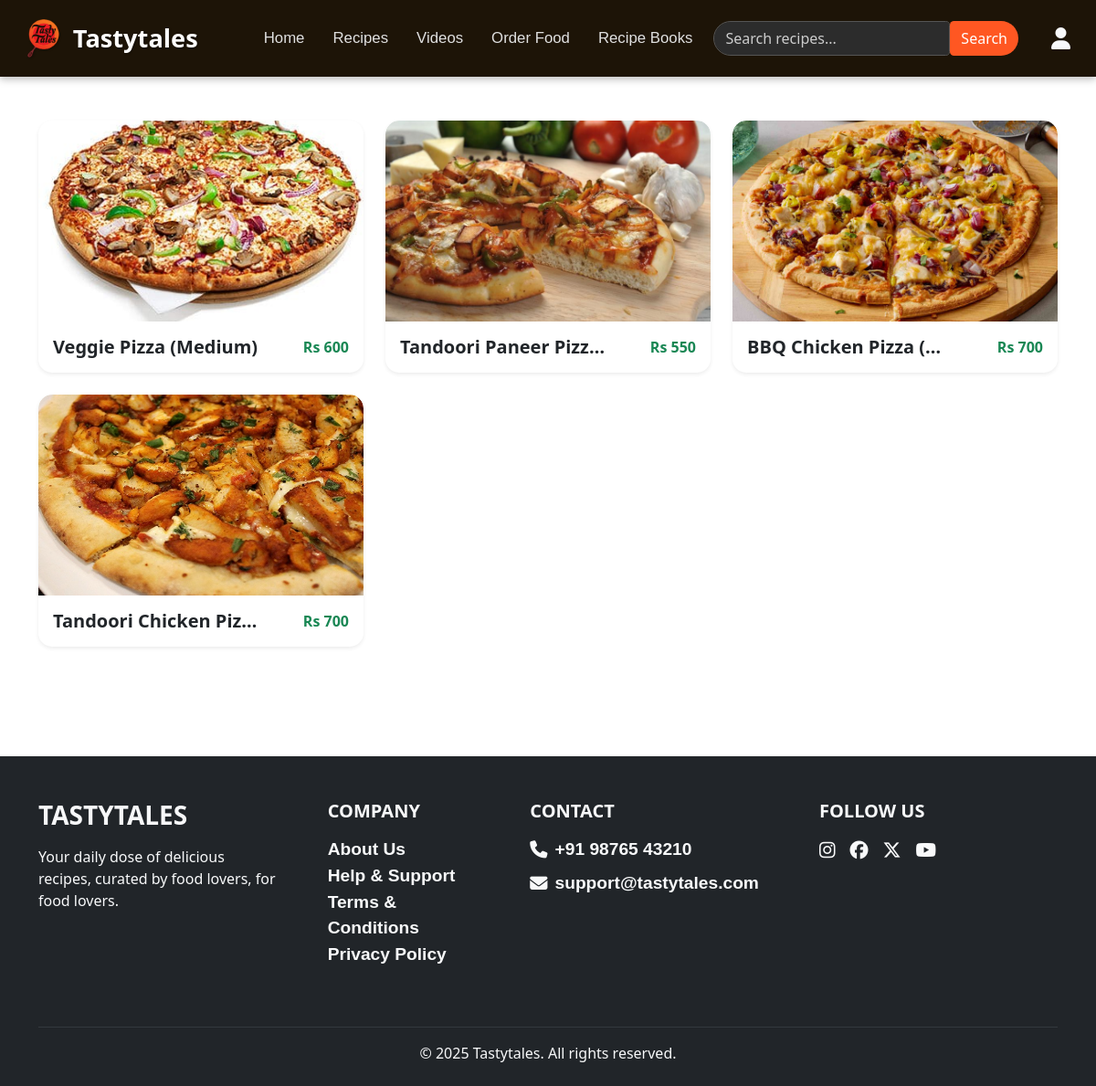
The page /pizza on the database its author committed.
### recipeproject/models.py (models this page shows)
class recipes(models.Model):
    foodname = models.CharField(max_length=255)
    foodimg = models.ImageField()
    foodinfo = models.TextField( default="No information available")
    foodprice = models.IntegerField(null=True,blank=True)
    videoSrc = models.URLField(null=True,blank=True,max_length=500)
    category = models.CharField(choices=allProducts, max_length=255)

### recipeproject/views.py (the view)
# urls.py: path('pizza',views.pizza),
def pizza(req):
    a = recipes.objects.filter(category='pizza').values()
    cl = list(a)
    return render(req,'pizza.html',context={'data':cl})

### recipeproject/templates/pizza.html (shortened to what this page needs)
{% load static %}
<!DOCTYPE html>
<html lang="en">
<head>
 <link href="https://cdn.jsdelivr.net/npm/bootstrap@5.3.3/dist/css/bootstrap.min.css" rel="stylesheet">
    <link rel="stylesheet" href="https://cdnjs.cloudflare.com/ajax/libs/font-awesome/6.6.0/css/all.min.css" />
     <link rel="stylesheet" href="{% static 'style.css' %}">
</head>
<body>
  <nav class="navbar navbar-expand-lg sticky-top py-3 px-3">
  <div class="container-fluid">
    <a class="navbar-brand" href="/">
      <img src="{% static 'src/logo-removebg-preview (2).png' %}" alt="Logo">
      Tastytales
    </a>
   <div class="collapse navbar-collapse d-none d-lg-flex justify-content-end align-items-center w-100">
      <ul class="navbar-nav me-auto ms-5">
        <li class="nav-item"><a class="nav-link" href="/">Home</a></li>
        <li class="nav-item"><a class="nav-link" href="/recipe">Recipes</a></li>
        <li class="nav-item"><a class="nav-link" href="/video">Videos</a></li>
        <li class="nav-item"><a class="nav-link" href="/orderfood">Order Food</a></li>
        <li class="nav-item"><a class="nav-link" href="/books">Recipe Books</a></li>
      </ul>
      <form class="d-flex search-form" id="searchf">
        <input class="form-control search-input" type="search" placeholder="Search recipes..." id="searchs">
        <button class="btn search-button" type="submit" id="searchb">Search</button>
      </form>
      <a href="/profile" class="user-icon ms-3"><i class="fa-solid fa-user"></i></a>
    </div>
  </div>
</nav>
  <div class="container py-5">
    <div class="row">
          {%for i in data%}
      <div class="col-md-4 col-sm-6 mb-4">
        <div class="card food-card border-0 shadow-sm">
          <a href="ordershow/{{i.id}}" class="text-decoration-none text-dark">
            <img src="{% static 'webimg/' %}{{ i.foodimg }}" class="card-img-top food-img" alt="Burger">
          <div class="card-body d-flex justify-content-between align-items-center">
  <h5 class="mb-0 fw-semibold text-truncate food-name">
   {{i.foodname}}
  </h5>
  <span class="text-success fw-bold">Rs {{i.foodprice}}</span>
</div>
          </a>
        </div>
      </div>
       {%endfor%}
    </div>
  </div>
  <div class="bg-dark text-light pt-5 pb-4 mt-5">
  <div class="container text-md-left">
    <div class="row text-md-left d-flex justify-content-between flex-wrap">
      <div class="col-md-3 mb-4">
        <h3 class="fw-bold text-uppercase mb-3">TASTYTALES</h3>
        <p>Your daily dose of delicious recipes, curated by food lovers, for food lovers.</p>
      </div>
      <div class="col-md-2 mb-4">
        <h5 class="text-uppercase fw-semibold mb-3">Company</h5>
        <ul class="list-unstyled">
          <li><a href="about" class="text-light text-decoration-none">About Us</a></li>
          <li><a href="support" class="text-light text-decoration-none">Help & Support</a></li>
          <li><a href="terms" class="text-light text-decoration-none">Terms & Conditions</a></li>
          <li><a href="privacy" class="text-light text-decoration-none">Privacy Policy</a></li>
        </ul>
      </div>
      <div class="col-md-3 mb-4">
        <h5 class="text-uppercase fw-semibold mb-3">Contact</h5>
        <ul class="list-unstyled">
          <li class="mb-2 d-flex align-items-center"><i class="fa-solid fa-phone me-2"></i>+91 98765 43210</li>
          <li class="d-flex align-items-center"><i class="fa-solid fa-envelope me-2"></i>support@tastytales.com</li>
        </ul>
      </div>
      <div class="col-md-3 mb-4">
        <h5 class="text-uppercase fw-semibold mb-3">Follow Us</h5>
        <div class="d-flex gap-3">
          <a href="https://instagram.com" target="_blank" class="text-light fs-5"><i class="fab fa-instagram"></i></a>
          <a href="https://facebook.com" target="_blank" class="text-light fs-5"><i class="fab fa-facebook"></i></a>
          <a href="https://x.com" target="_blank" class="text-light fs-5"><i class="fab fa-x-twitter"></i></a>
          <a href="https://youtube.com" target="_blank" class="text-light fs-5"><i class="fab fa-youtube"></i></a>
        </div>
      </div>
    </div>
    <hr class="border-secondary mt-4" />
    <div class="text-center">
      <p class="mb-0">&copy; 2025 Tastytales. All rights reserved.</p>
    </div>
  </div>
</div>
</body>
</html>

### recipeproject/static/style.css (style rules this page uses)
* { padding: 0; margin: 0; }
a { text-decoration: none; color: white; }
li { list-style: none; font-size: larger; font-weight: bolder; font-family: 'Franklin Gothic Medium', 'Arial Narrow', Arial, sans-serif; }
a { text-decoration: none; color: inherit; }
.food-card { border-radius: 15px; transition: transform 0.3s ease, box-shadow 0.3s ease; overflow: hidden; background-color: #fff; }
.food-img { height: 220px; object-fit: cover; border-top-left-radius: 15px; border-top-right-radius: 15px; }
.food-name { max-width: 70%; white-space: nowrap; overflow: hidden; text-overflow: ellipsis; }

### recipeproject/templates/pizza.html (style rules this page uses)
.navbar { font-family: 'Segoe UI', sans-serif; background-color: #1d1407; box-shadow: 0 3px 8px rgba(0, 0, 0, 0.25); font-size: 1rem; z-index: 1000; }
.navbar-brand { font-size: 1.7rem; font-weight: 700; color: #fff !important; display: flex; align-items: center; gap: 10px; text-shadow: 1px 1px 2px #00000060; }
.navbar-brand img { height: 42px; filter: drop-shadow(1px 1px 1px #00000060); }
.navbar-nav .nav-link { color: #e0e0e0 !important; font-weight: 500; margin-right: 15px; transition: 0.3s ease; font-size: 1.05rem; }
.search-form { flex-grow: 1; max-width: 450px; margin-right: 20px; }
.search-input { background-color: #2c2c2c; color: #fff; border: 1px solid #555; border-top-left-radius: 25px; border-bottom-left-radius: 25px; }
.search-input::placeholder { color: #ccc; }
.search-button { background-color: #ff5722; color: white; border: none; border-top-right-radius: 25px; border-bottom-right-radius: 25px; }
.user-icon { font-size: 1.5rem; color: #f8f9fa; transition: color 0.3s ease; }

### rows shown on the page
recipes: foodimg (picture), foodname "Veggie Pizza (Medium)", foodprice "600"
recipes: foodimg (picture), foodname "Tandoori Paneer Pizz…", foodprice "550"
recipes: foodimg (picture), foodname "BBQ Chicken Pizza (…", foodprice "700"
recipes: foodimg (picture), foodname "Tandoori Chicken Piz…", foodprice "700"
